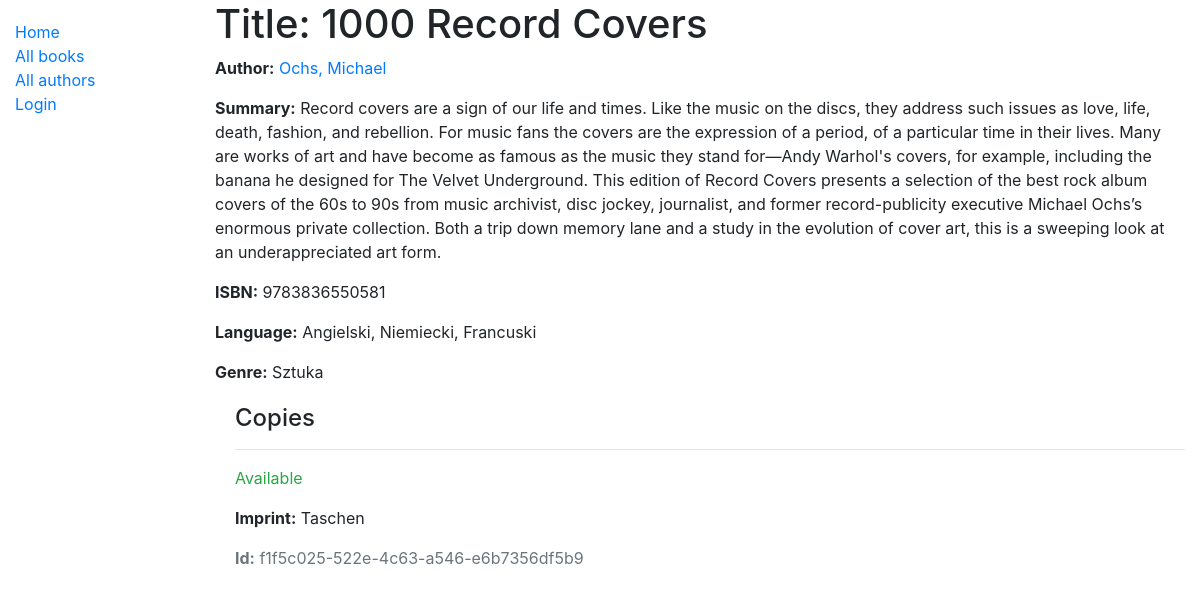
The app's page /catalog/book/4 with its own data.
### catalog/models.py (models this page shows, shortened)
class Book(models.Model):
    title = models.CharField(max_length=200)
    author = models.ForeignKey('Author', on_delete=models.SET_NULL, null=True)
    summary = models.TextField(max_length=1000, help_text='Enter a brief description of the book')
    isbn = models.CharField('ISBN', max_length=13, help_text='13 Character <a href="https://www.isbn-international.org/content/what-isbn">ISBN number</a>')
    genre = models.ManyToManyField(Genre, help_text='Select a genre for this book')
    language = models.ManyToManyField(Language, help_text='Select a language for this book')
    def display_genre(self):
        """Create a string for the Genre. This is required to display genre in Admin."""
        return ', '.join(genre.name for genre in self.genre.all()[:3])
    display_genre.short_description = 'Genre' #Jt. (??)

class Author(models.Model):
    first_name = models.CharField(max_length=100)
    last_name = models.CharField(max_length=100)
    date_of_birth = models.DateField(null=True, blank=True)
    date_of_death = models.DateField('Died', null=True, blank=True)
    class Meta:
        ordering = ['last_name', 'first_name']
    def __str__(self):
        return f'{self.last_name}, {self.first_name}'

class Language(models.Model):
    name = models.CharField(max_length=200, help_text='Enter a book language')
    def __str__(self):
        return self.name

class Genre(models.Model):
    name = models.CharField(max_length=200, help_text='Enter a book genre')
    def __str__(self):
        return self.name

class BookInstance(models.Model):
    id = models.UUIDField(primary_key=True, default=uuid.uuid4, help_text='Unique ID for this particular book across whole library')
    book = models.ForeignKey('Book', on_delete=models.SET_NULL, null=True)
    imprint = models.CharField(max_length=200)
    due_back = models.DateField(null=True, blank=True)
    LOAN_STATUS = (
        ('m', 'Maintenance'),
        ('o', 'On loan'),
        ('a', 'Available'),
        ('r', 'Reserved'),
    )
    status = models.CharField(
        max_length=1,
        choices=LOAN_STATUS,
        blank=True,
        default='m',
        help_text='Book availability',
    )
    class Meta:
        ordering = ['due_back']

### catalog/views.py (the view)
# urls.py: path('book/<int:pk>', views.BookDetailView.as_view(), name='book-detail'),
class BookDetailView(generic.DetailView):
    model = Book

### catalog/templates/catalog/book_detail.html (shortened to what this page needs)
{% extends "base_generic.html" %}
{% block content %}
  <h1>Title: {{ book.title }}</h1>
  <p><strong>Author:</strong> <a href="{% url 'author-detail' book.author.pk %}">{{ book.author }}</a></p>
  <p><strong>Summary:</strong> {{ book.summary }}</p>
  <p><strong>ISBN:</strong> {{ book.isbn }}</p>
  <p><strong>Language:</strong> {% for language in book.language.all %} {{ language }}{% if not forloop.last %}, {% endif %}{% endfor %}</p>
  <p><strong>Genre:</strong> {% for genre in book.genre.all %} {{ genre }}{% if not forloop.last %}, {% endif %}{% endfor %}</p>
  <div style="margin-left:20px;margin-top:20px">
    <h4>Copies</h4>
    {% for copy in book.bookinstance_set.all %}
      <hr>
      <p class="{% if copy.status == 'a' %}text-success{% elif copy.status == 'm' %}text-danger{% else %}text-warning{% endif %}">{{ copy.get_status_display }}</p>
      <p><strong>Imprint:</strong> {{copy.imprint}}</p>
      <p class="text-muted"><strong>Id:</strong> {{copy.id}}</p>
    {% endfor %}
  </div>
{% endblock %}

### records on screen
Book: title "1000 Record Covers", author "Ochs, Michael", summary "Record covers are a sign of our life and times. Like the music on the discs, they address such issues as love, life, death, fashion, and rebellion. For music fans the covers are the expression of a period, of a particular time in their lives. Many are works of art and have become as famous as the music they stand for—Andy Warhol's covers, for example, including the banana he designed for The Velvet Underground. This edition of Record Covers presents a selection of the best rock album covers of the 60s to 90s from music archivist, disc jockey, journalist, and former record-publicity executive Michael Ochs’s enormous private collection. Both a trip down memory lane and a study in the…", isbn "9783836550581"
Language: name "Angielski"
Language: name "Niemiecki"
Language: name "Francuski"
Genre: name "Sztuka"
BookInstance: status "Available", imprint "Taschen", id "f1f5c025-522e-4c63-a546-e6b7356df5b9"
